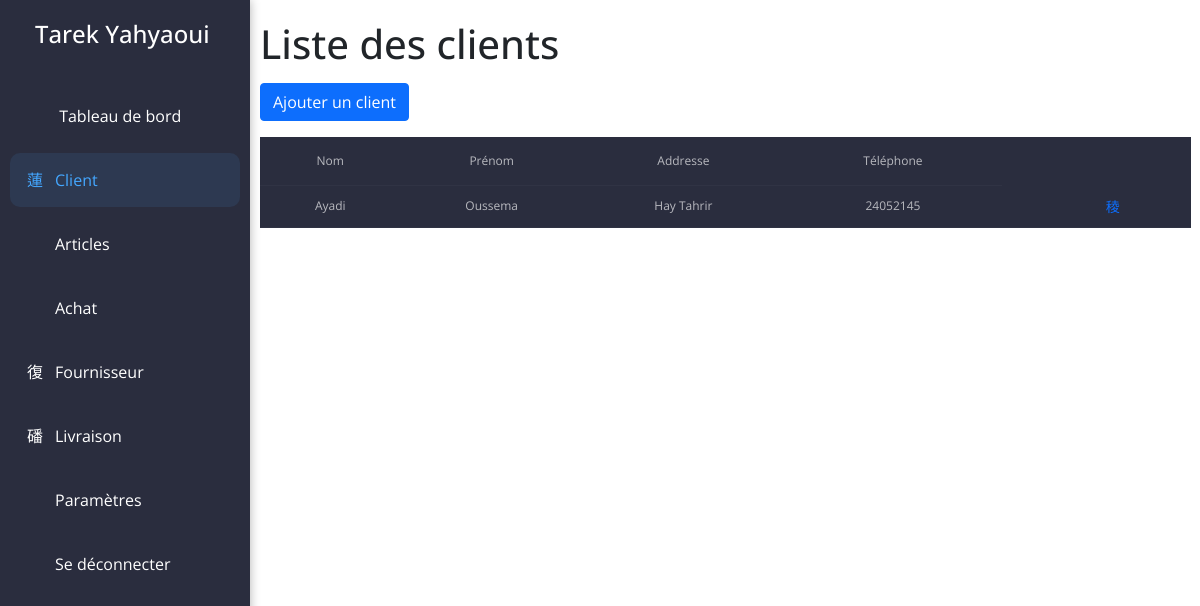
/?page=client (signed in), run on the app's committed database.
### tables this page shows
CREATE TABLE `client` (
  `id_client` int(11) NOT NULL,
  `nom` varchar(20) NOT NULL,
  `prenom` varchar(20) NOT NULL,
  `addresse` varchar(30) NOT NULL,
  `num_tel` int(11) NOT NULL
);

### client.php (the view, shortened to what this page needs)
<h1 class="main-title">Liste des clients</h1>
<a href="?page=ajouterclient" class="btn btn-primary mb-3">Ajouter un client</a>
<?php
  include "connect.php";
  $req = $connect->prepare("SELECT * FROM client");
  $req->execute();
?>
<table class="table-custom">
<thead>
  <tr>
    <th>Nom</th>
    <th>Prénom</th>
    <th>Addresse</th>
    <th>Téléphone</th>
  </tr>
</thead>
<?php
  while($count = $req->fetch()){
    echo
    "<tr>
        <td>$count[1]</td>
        <td>$count[2]</td>
        <td>$count[3]</td>
        <td>$count[4]</td>
        <td>
          <a id='show' href='#'><i class='fi fi-rr-eye'></i></a>
          <a href='?page=updateclient&id=$count[0]'><i class='fi fi-rr-edit'></i></a>
          <a href='?page=deleteclient&id=$count[0]'><i class='fi fi-rr-trash'></i></a>
        </td>
      </tr>";
      }
      ?>
      </table>

### css/main.css (style rules this page uses)
*, *:before, *:after { box-sizing: border-box; font-family: "Open Sans"; }
.app .content .main-title { margin-bottom: 15px; }
.table-custom { border-style: none; width: 99%; background: #2a2d3e; color: #b8b9bf; padding: 50px 10px; border-collapse: collapse; border-spacing: 0 8px; text-align: center; font-size: 12px; font-family: "Open Sans"; empty-cells: hide; }
.table-custom td { empty-cells: hide; padding: 10px; border-bottom: 1px solid #303344; font-weight: 400; }
.table-custom td a { text-decoration: none; margin-right: 5px; }
.table-custom td a i { font-size: 14px; }
.table-custom th { padding: 15px; border-bottom: 1px solid #303344; font-weight: 400; }

### data on the page
client: nom "Ayadi", prenom "Oussema", addresse "Hay Tahrir", num_tel "24052145"
